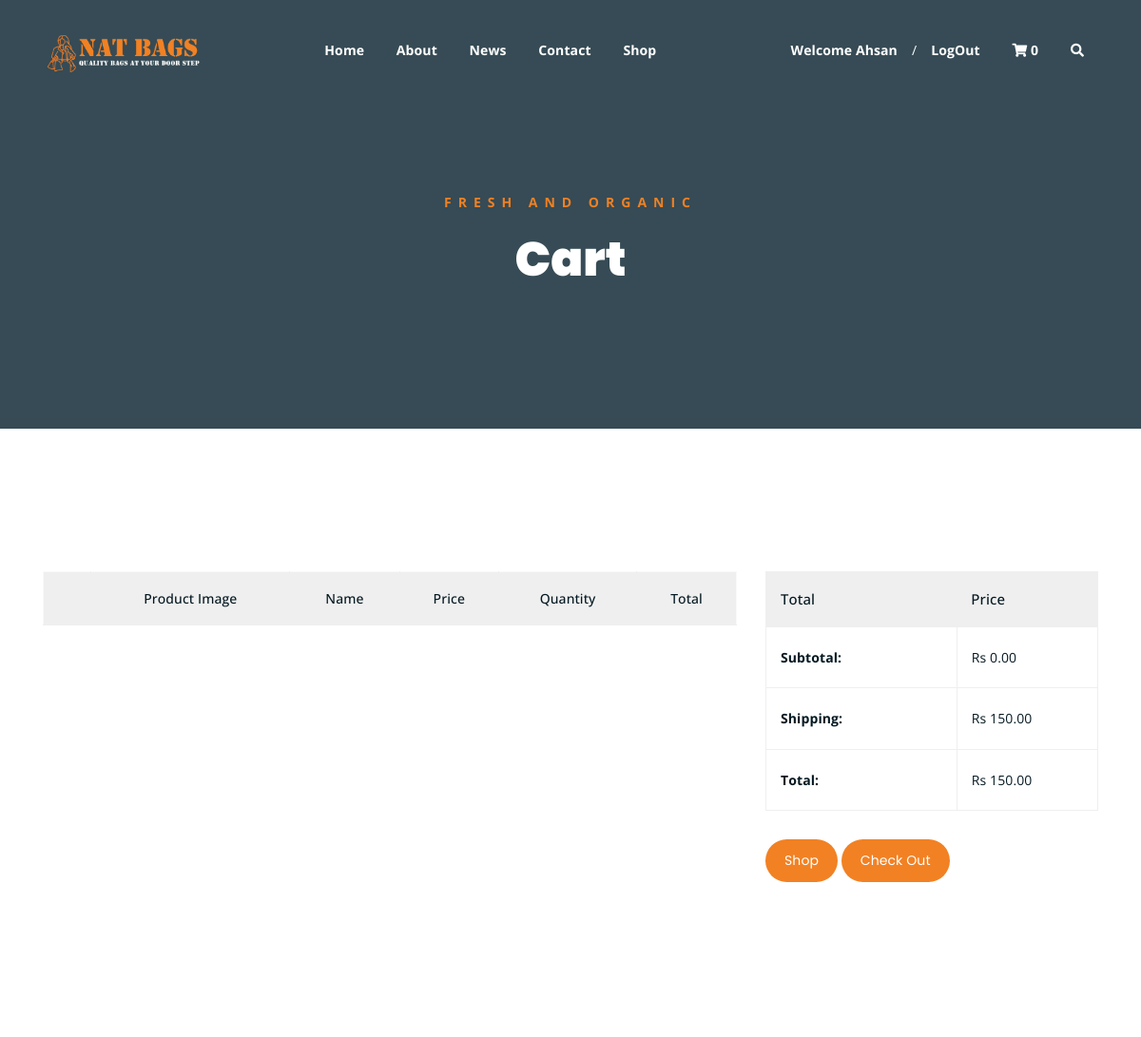
/cart/ (signed in, upper part), run on an earlier commit of the app's database.
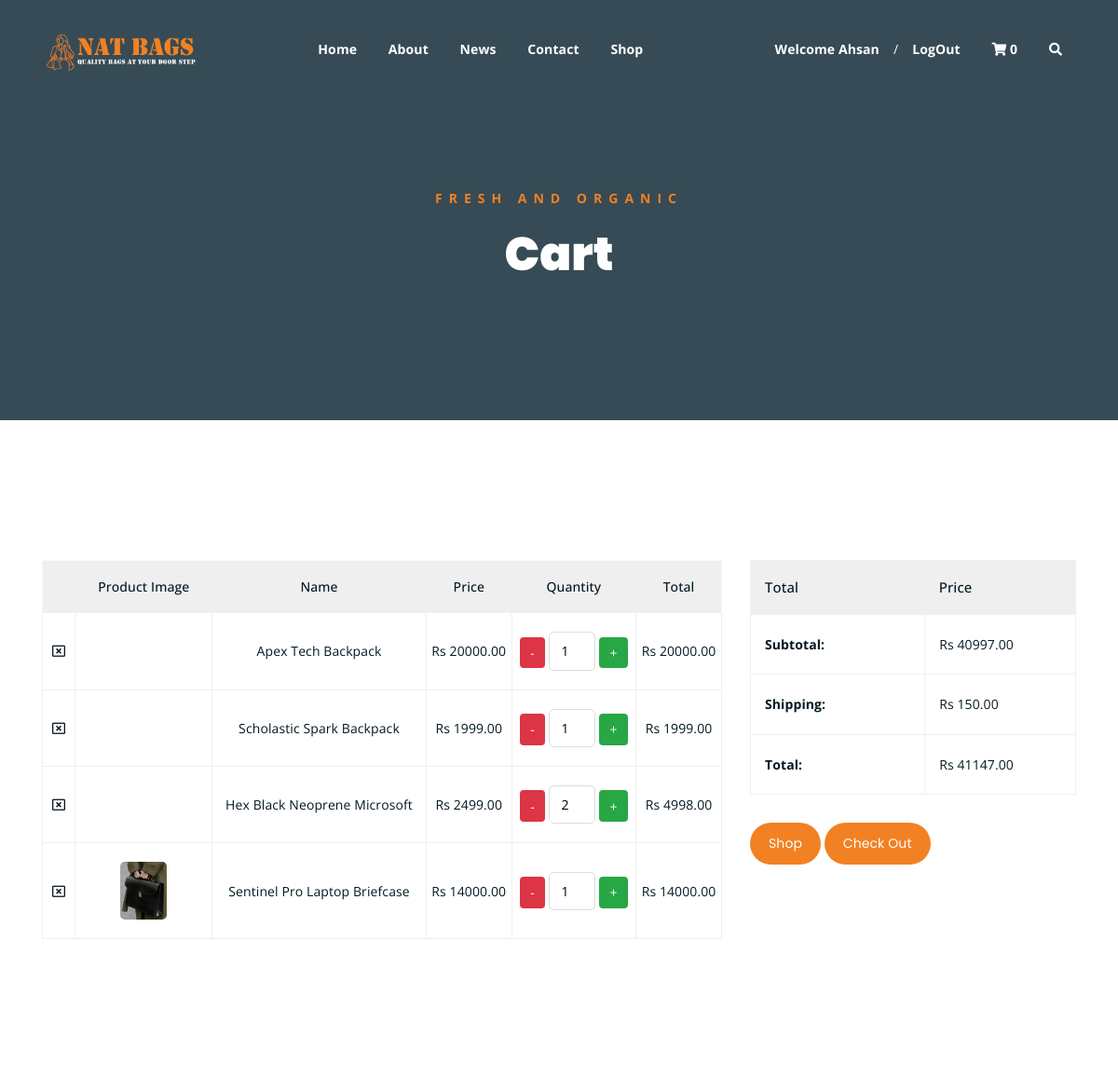
And on a later commit of the database.
### Shop/models.py (models this page shows, shortened)
class cart(models.Model):
    Customer=models.ForeignKey(Customer,on_delete=models.CASCADE,related_name='cart')
    is_paid=models.BooleanField(default=False)
    delivery_price=150
    def get_cart_subtotal(self):
            cart_items = self.cart_items.all()  # Assuming you have a related_name set for the cart_items ForeignKey
            subtotal_price = []
            for ci in cart_items:
                subtotal_price.append(ci.get_product_price())
            return sum(subtotal_price)
    def get_total(self):
        subtotal=self.get_cart_subtotal()
        total=subtotal + self.delivery_price
        return (total)

class cartItems(models.Model):
    cartF=models.ForeignKey(cart,on_delete=models.CASCADE,related_name='cart_items')
    productF=models.ForeignKey(product,on_delete=models.SET_NULL,null=True)
    quantity = models.IntegerField(default=1)
    def get_product_price(self):
        product_price=self.productF.product_price
        qty=self.quantity
        global total_price;
        total_price= product_price * qty
        return total_price

class product(models.Model):
    product_name=models.CharField(max_length=50)
    product_price=models.IntegerField(default=0)
    product_image=models.ImageField(upload_to='products',default='')
    product_material=models.CharField(max_length=50,default='')
    product_details=models.TextField(max_length=1500)
    product_rating=models.IntegerField(default=0)
    product_quantity=models.IntegerField(default=0)
    product_catagory=models.ForeignKey(catagory, on_delete=models.CASCADE, null=False, default='')

### natBags/views.py (the view)
# urls.py: path('cart/', views.cartPage, name='cart'),
def cartPage(request):
    customer_id = request.session.get('customer_id')
    cartItemCount = cartItems.objects.filter(cartF=customer_id).count()
    if 'customer_id' in request.session:
        customer_id = request.session['customer_id']
        try:
            cartItemData = cartItems.objects.filter(cartF__Customer_id=customer_id)
            cartData = cart.objects.get(Customer_id=customer_id)
            data = {
                'cartItem': cartItemData,
                'cart': cartData,
                'cartItemCount': cartItemCount
            }
            return render(request, 'cart.html', data)
        except cart.DoesNotExist:
            return render(request, 'cart.html', {'cartItem': [], 'cart': None})
    else:
        return render(request, 'cart.html', {'cartItem': [], 'cart': None})

### templates/cart.html (shortened to what this page needs)
{% extends 'base.html' %}
{% block content %}
	<div class="breadcrumb-section breadcrumb-bg">
		<div class="container">
			<div class="row">
				<div class="col-lg-8 offset-lg-2 text-center">
					<div class="breadcrumb-text">
						<p>Fresh and Organic</p>
						<h1>Cart</h1>
					</div>
				</div>
			</div>
		</div>
	</div>
	<div class="cart-section mt-150 mb-150">
		<div class="container">
			<div class="row">
				<div class="col-lg-8 col-md-12">
					<div class="cart-table-wrap">
						<table class="cart-table">
							<thead class="cart-table-head">
								<tr class="table-head-row">
									<th class="product-remove"></th>
									<th class="product-image">Product Image</th>
									<th class="product-name">Name</th>
									<th class="product-price">Price</th>
									<th class="product-quantity">Quantity</th>
									<th class="product-total">Total</th>
								</tr>
							</thead>
							<tbody>
								{% for c in cartItem %}
									{% if cart.is_paid == False %}
										<tr class="table-body-row">
											<td class="product-remove"><a href="{% url 'remove-cart-item' c.id %}"><i class="far fa-window-close"></i></a></td>
											<td class="product-image"><img src="../Media/{{ c.productF.product_image }}" alt=""></td>
											<td class="product-name">{{c.productF.product_name}}</td>
											<td class="product-price"> Rs {{c.productF.product_price}}.00 </td>
											<td class="product-quantity">
												<a href="{% url 'minus' c.id %}" class="btn btn-danger "> - </a>
												<input type="number" placeholder="0"value="{{c.quantity}}" min="1" name="product-qty" readonly>
												<a href="{% url 'plus' c.id %}" class="btn btn-success "> + </a>
											</td>
											<td class="product-total"> Rs {{c.get_product_price}}.00 </td>
										</tr>
									{% endif %}
								{% endfor %}
							</tbody>
						</table>
					</div>
				</div>
				<div class="col-lg-4">
					<div class="total-section">
						<table class="total-table">
							<thead class="total-table-head">
								<tr class="table-total-row">
									<th>Total</th>
									<th>Price</th>
								</tr>
							</thead>
							<tbody>
								<tr class="total-data">
									<td><strong>Subtotal: </strong></td>
									<td>Rs {{ cart.get_cart_subtotal }}.00 </td>
								</tr>
								<tr class="total-data">
									<td><strong>Shipping: </strong></td>
									<td>Rs {{ cart.delivery_price }}.00</td>
								</tr>
								<tr class="total-data">
									<td><strong>Total: </strong></td>
									<td>Rs {{ cart.get_total }}.00</td>
								</tr>
							</tbody>
						</table>
						<div class="cart-buttons">
							<a href="{% url 'shop'  %}" class="boxed-btn">Shop</a>
							<a href="{% url 'checkout' %}" class="boxed-btn black">Check Out</a>
						</div>
					</div>
				</div>
			</div>
		</div>
	</div>
	{% endblock %}

### templates/base.html
{% include 'header.html' %}
<body>
    {% block content  %}
    {% endblock %}
</body>
{% include 'footer.html' %}

### templates/header.html (shortened to what this page needs)
<!DOCTYPE html>
<html lang="en">
<head>
	<link rel="stylesheet" href="../static/css/all.min.css">
	<link rel="stylesheet" href="../static/bootstrap/css/bootstrap.min.css">
	<link rel="stylesheet" href="../static/css/owl.carousel.css">
	<link rel="stylesheet" href="../static/css/magnific-popup.css">
	<link rel="stylesheet" href="../static/css/animate.css">
	<link rel="stylesheet" href="../static/css/meanmenu.min.css">
	<link rel="stylesheet" href="../static/css/main.css">
	<link rel="stylesheet" href="../static/css/responsive.css">
</head>
<body>
	<div class="top-header-area" id="sticker">
		<div class="container">
			<div class="row">
				<div class="col-lg-12 col-sm-12 text-center">
					<div class="main-menu-wrap">
						<div class="site-logo">
							<a href="{% url 'index' %}">
								<img src="../static/img/logo.png" alt="">
							</a>
						</div>
						<nav class="main-menu">
							<ul>
								<li class="{% if request.path == '/' %} current-list-item{% endif %}" ><a href="{% url 'index' %}">Home</a></li>
								<li class="{% if request.path == '/about/' %} current-list-item{% endif %}" ><a href="{% url 'about' %}">About</a></li>
								<li class="{% if request.path == '/news/' %} current-list-item{% endif %}" ><a href="{% url 'news' %}">News</a></li>
								<li class="{% if request.path == '/contact/' %} current-list-item{% endif %}" ><a href="{% url 'contact' %}">Contact</a></li>
								<li class="{% if request.path == '/shop/' %} current-list-item{% endif %}" ><a href="{% url 'shop' %}">Shop</a></li>
								<li>
									<div class="header-icons">
										{% if request.session.customer_id %}
										<span><a href="{% url 'index' %}" class="customer_info"> Welcome {{ request.session.customer_name }} </a>/<a href="{% url 'logout' %}">LogOut</a>
											<a href="/cart/"><i class="fas fa-shopping-cart"></i> <span style="color: white;">{{ cartItemCount | default:"0" }}</span> </a>
										</span>
										{% else %}
										<span><a href="{% url 'login' %}"> LogIn </a>/<a href="{% url 'register' %}">Register</a></span>
										{% endif %}
										<a class="mobile-hide search-bar-icon" href="#"><i class="fas fa-search"></i></a>
									</div>
								</li>
							</ul>
						</nav>
					</div>
				</div>
			</div>
		</div>
	</div>

### templates/footer.html (shortened to what this page needs)
</body>
</html>

### static/css/main.css (style rules this page uses)
html { font-size: 14px; font-weight: 400; line-height: 28px; height: 100%; }
body { margin: 0; padding: 0; font-family: "Open Sans", sans-serif; font-weight: 400; font-size: 1rem; letter-spacing: 0.1px; line-height: 1.8; color: #051922; overflow-x: hidden; }
body img { max-width: 100%; }
a { cursor: pointer; text-decoration: none; -webkit-transition: all 0.2s ease-in-out; -o-transition: all 0.2s ease-in-out; transition: all 0.2s ease-in-out; }
h1, .h1, h2, .h2, h3, .h3, h4, .h4, h5, .h5, h6, .h6 { font-family: "Poppins", sans-serif; font-weight: 700; margin: 0 0 1.25rem 0; color: #051922; }
h1:last-child, .h1:last-child, h2:last-child, .h2:last-child, h3:last-child, .h3:last-child, h4:last-child, .h4:last-child, h5:last-child, .h5:last-child, h6:last-child, .h6:last-child { margin: 0; }
h1, .h1 { font-size: 4rem; font-weight: 700; line-height: 4rem; }
p { font-family: "Open Sans", sans-serif; font-weight: 400; font-size: 1rem; letter-spacing: 0.1px; line-height: 1.8; color: #051922; margin: 0 0 1.25rem 0; }
.mt-150 { margin-top: 150px; }
.mb-150 { margin-bottom: 150px; }
a.boxed-btn { font-family: 'Poppins', sans-serif; display: inline-block; background-color: #F28123; color: #fff; padding: 10px 20px; }
a.boxed-btn, a.bordered-btn, a.cart-btn { border-radius: 50px; }
.breadcrumb-bg { background-image: url(../img/breadcrumb-bg.jpg); }
.breadcrumb-text p { color: #F28123; font-weight: 700; text-transform: uppercase; letter-spacing: 7px; }
.breadcrumb-text h1 { font-size: 50px; font-weight: 900; color: #fff; margin: 0; margin-top: 20px; }
.breadcrumb-section { padding: 150px 0; background-size: cover; background-position: center center; position: relative; z-index: 1; background-attachment: fixed; padding-top: 200px; }
.breadcrumb-section:after { position: absolute; left: 0; top: 0; width: 100%; height: 100%; content: ""; background-color: #07212e; z-index: -1; opacity: 0.8; }
.top-header-area { position: absolute; z-index: 999; width: 100%; padding: 25px 0; }
nav.main-menu ul { margin: 0; padding: 0; list-style: none; }
nav.main-menu ul li { display: inline-block; }
nav.main-menu ul li a { color: #fff; font-weight: 700; display: block; padding: 15px; }
nav.main-menu ul>li { position: relative; }
nav.main-menu ul li:last-child a { display: inline-block; }
nav.main-menu>ul li:last-child { float: right; }
.site-logo { float: left; max-width: 170px; }
.main-menu-wrap { position: relative; }
.header-icons a { color: #fff; display: inline-block; padding: 10px; }
.header-icons span { color: #fff; }
.site-logo { padding: 0; }
nav.main-menu li a { -webkit-transition: 0.3s; -o-transition: 0.3s; transition: 0.3s; }
.top-header-area .header-icons a { -webkit-transition: 0.3s; -o-transition: 0.3s; transition: 0.3s; }
.top-header-area { -webkit-transition: 0.3s; -o-transition: 0.3s; transition: 0.3s; }
a.boxed-btn { -webkit-transition: 0.3s; -o-transition: 0.3s; transition: 0.3s; }
.product-image img { -webkit-transition: 0.3s; -o-transition: 0.3s; transition: 0.3s; }
html, body { height: 100%; }
.product-image { padding: 30px; padding-bottom: 0; }
.product-image img { width: 90%; border-radius: 5px; margin-bottom: 20px; }
input[type="number"] { border: 1px solid #ddd; text-align: center; border-radius: 5px; padding: 7px; width: 50px; margin-bottom: 15px; }
table.cart-table { border: 1px solid #f9f9f9; width: 100%; }
thead { border-bottom: 1px solid #eee; }
tr.table-head-row th { border-right: 1px solid #efefef; padding: 15px; font-weight: 500; text-align: center; }
tr.table-head-row th:last-child { border-right: none; }
.cart-table-wrap tbody tr td { text-align: center; }
td.product-image img { max-width: 50px; -webkit-box-shadow: none; box-shadow: none; margin-bottom: 0; }
.cart-table-wrap tbody tr td { border: 1px solid #efefef; padding: 20px 0; color: #051922; }
thead.cart-table-head tr { background-color: #efefef; }
td.product-quantity input { margin-bottom: 0; }
td.product-remove a { color: #051922; }
.total-section table.total-table { border: 1px solid #efefef; width: 100%; }
tr.table-total-row { background-color: #efefef; }
tr.table-total-row th { font-weight: 500; font-size: 15px; padding: 15px; }
table.total-table tbody tr.total-data td { border: 1px solid #efefef; padding: 19px 15px; }
tr.total-data td strong { margin-right: 32px; }
.cart-buttons { margin-top: 30px; }
.cart-buttons a:first-child { margin-right: 20px; }

What changed in the data, as far as the page shows it:
added cartItems: productF.product_name "Apex Tech Backpack", productF.product_price "20000", get_product_price "20000"
added cartItems: productF.product_name "Scholastic Spark Backpack", productF.product_price "1999", get_product_price "1999"
added cartItems: productF.product_name "Hex Black Neoprene Microsoft", productF.product_price "2499", get_product_price "4998"
added cartItems: productF.product_image (picture), productF.product_name "Sentinel Pro Laptop Briefcase", productF.product_price "14000", get_product_price "14000"
computed for cart: get_cart_subtotal "0" → "40997"; get_total "150" → "41147"
